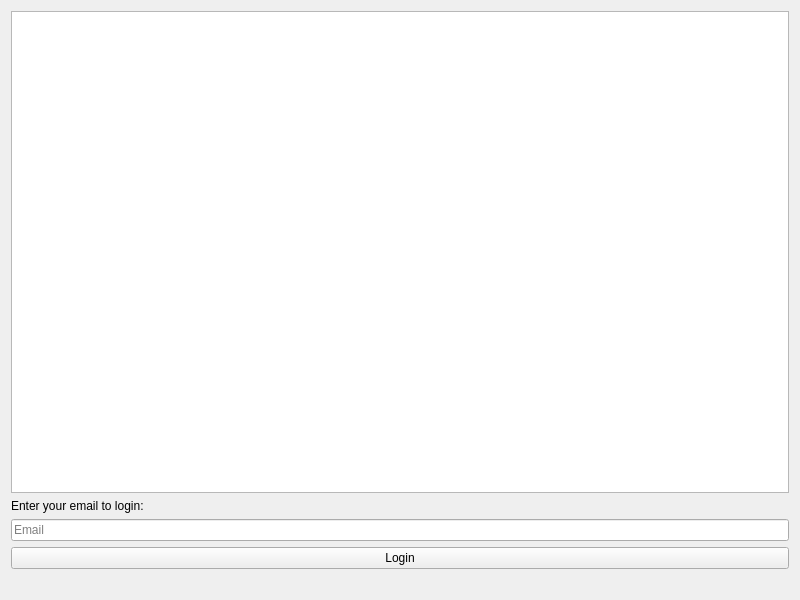
<?xml version="1.0" encoding="UTF-8"?>
<ui version="4.0">
 <class>LoginWindow</class>
 <widget class="QWidget" name="LoginWindow">
  <property name="geometry">
   <rect>
    <x>0</x>
    <y>0</y>
    <width>800</width>
    <height>600</height>
   </rect>
  </property>
  <property name="minimumSize">
   <size>
    <width>800</width>
    <height>600</height>
   </size>
  </property>
  <property name="windowTitle">
   <string>Login</string>
  </property>
  <layout class="QVBoxLayout" name="verticalLayout">
   <item>
    <widget class="QTableWidget" name="userTable"/>
   </item>
   <item>
    <widget class="QLabel" name="label">
     <property name="text">
      <string>Enter your email to login:</string>
     </property>
    </widget>
   </item>
   <item>
    <widget class="QLineEdit" name="emailInput">
     <property name="placeholderText">
      <string>Email</string>
     </property>
    </widget>
   </item>
   <item>
    <widget class="QPushButton" name="loginButton">
     <property name="text">
      <string>Login</string>
     </property>
    </widget>
   </item>
   <item>
    <widget class="QLabel" name="statusLabel">
     <property name="text">
      <string/>
     </property>
    </widget>
   </item>
  </layout>
 </widget>
 <resources/>
 <connections/>
</ui>
